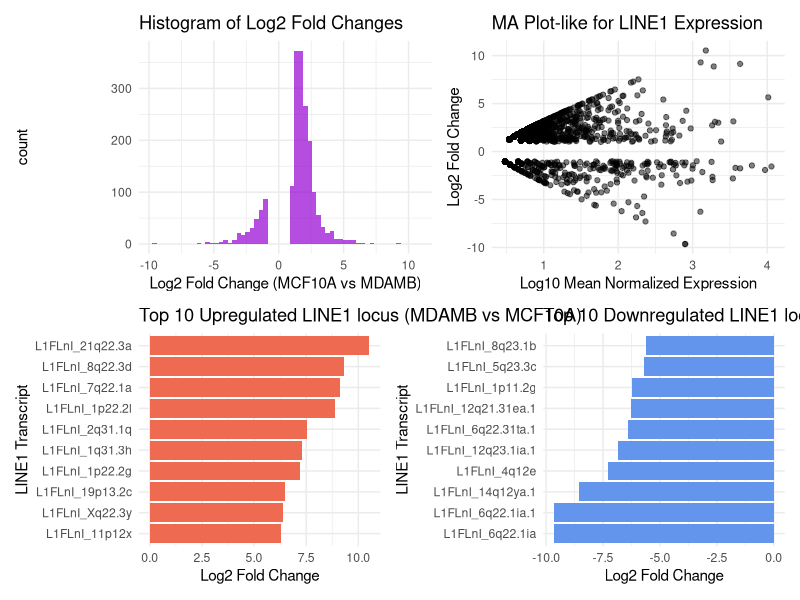
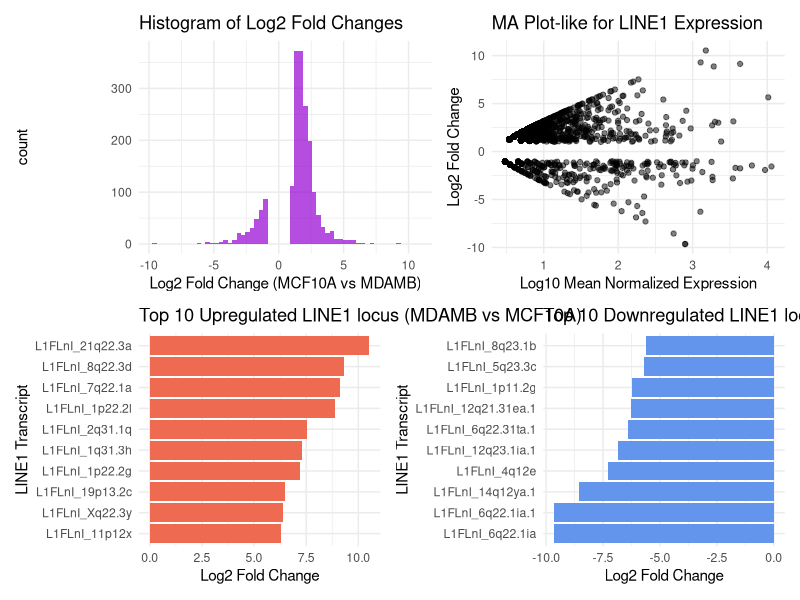

These figures' R source, in order:
# Load libraries
library(ggplot2)
library(dplyr)
library(patchwork)   # for combining plots

# Read DEG table
deg_df <- read.csv("MCF10A_vs_MDAMB_filtered1.csv")

# Histogram of log2 fold changes
p1 <- ggplot(deg_df, aes(x = log2FoldChange)) +
  geom_histogram(bins = 60, fill = "darkviolet", alpha = 0.7) +
  theme_minimal() +
  xlab("Log2 Fold Change (MCF10A vs MDAMB)") +
  ggtitle("Histogram of Log2 Fold Changes")

# Add average expression for MA-like plot
deg_df <- deg_df %>%
  mutate(avgExp = (MCF10A_norm + MDAMB_norm) / 2)

p2 <- ggplot(deg_df, aes(x = log10(avgExp + 1), y = log2FoldChange)) +
  geom_point(alpha = 0.5) +
  theme_minimal() +
  xlab("Log10 Mean Normalized Expression") +
  ylab("Log2 Fold Change") +
  ggtitle("MA Plot-like for LINE1 Expression")

# Top 10 upregulated transcripts
top_up <- deg_df %>%
  arrange(desc(log2FoldChange)) %>%
  slice_head(n = 10) %>%
  mutate(transcript = reorder(transcript, log2FoldChange))

p3 <- ggplot(top_up, aes(x = transcript, y = log2FoldChange)) +
  geom_bar(stat = "identity", fill = "coral2") +
  coord_flip() +
  theme_minimal() +
  xlab("LINE1 Transcript") +
  ylab("Log2 Fold Change") +
  ggtitle("Top 10 Upregulated LINE1 locus (MDAMB vs MCF10A)")

# Top 10 downregulated transcripts
top_down <- deg_df %>%
  arrange(log2FoldChange) %>%
  slice_head(n = 10) %>%
  mutate(transcript = reorder(transcript, log2FoldChange))

p4 <- ggplot(top_down, aes(x = transcript, y = log2FoldChange)) +
  geom_bar(stat = "identity", fill = "cornflowerblue") +
  coord_flip() +
  theme_minimal() +
  xlab("LINE1 Transcript") +
  ylab("Log2 Fold Change") +
  ggtitle("Top 10 Downregulated LINE1 locus (MCF10A vs MDAMB)")

# Combine all plots into 2x2 grid
combined_plot <- (p1 | p2) / (p3 | p4)

# Save all plots into a single PDF
ggsave("LINE1_DE_Plots.pdf", combined_plot, width = 14, height = 10)

# If you also want a PNG:
ggsave("LINE1_DE_Plots.png", combined_plot, width = 14, height = 10, dpi = 300)
